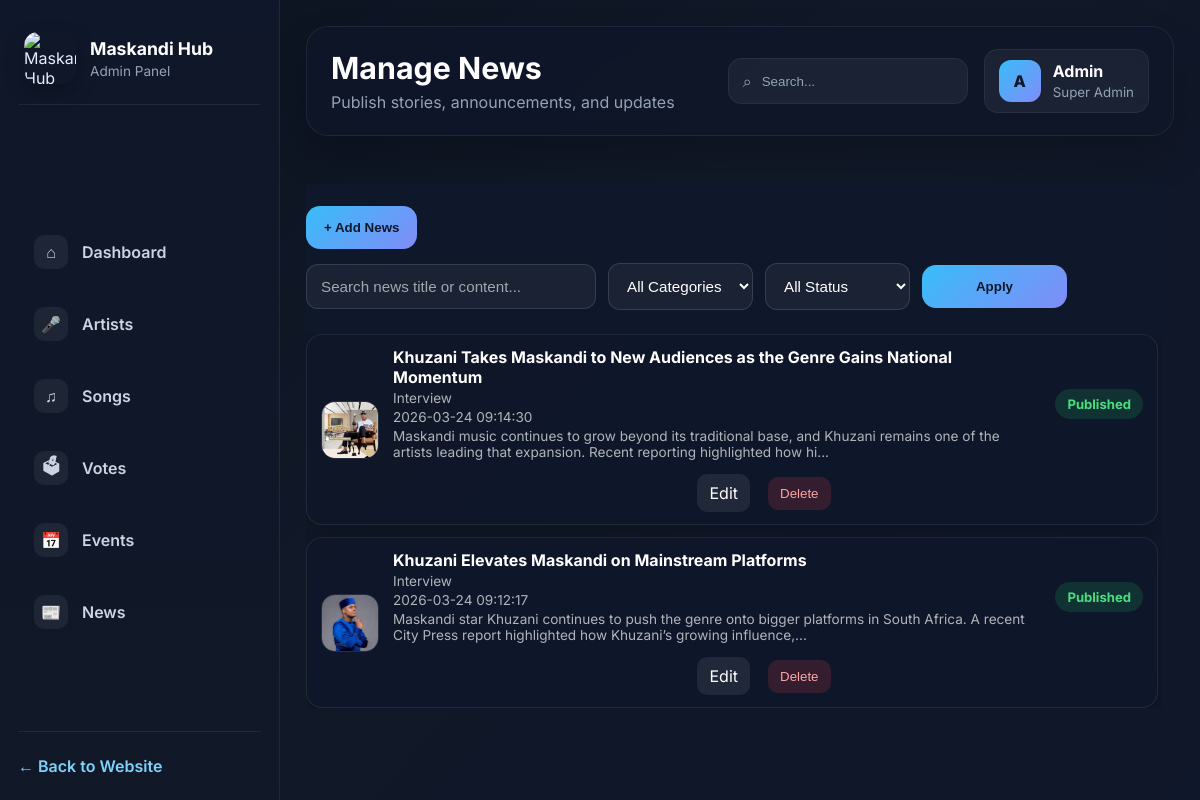
The page /admin/news (signed in) on the database as committed earlier.
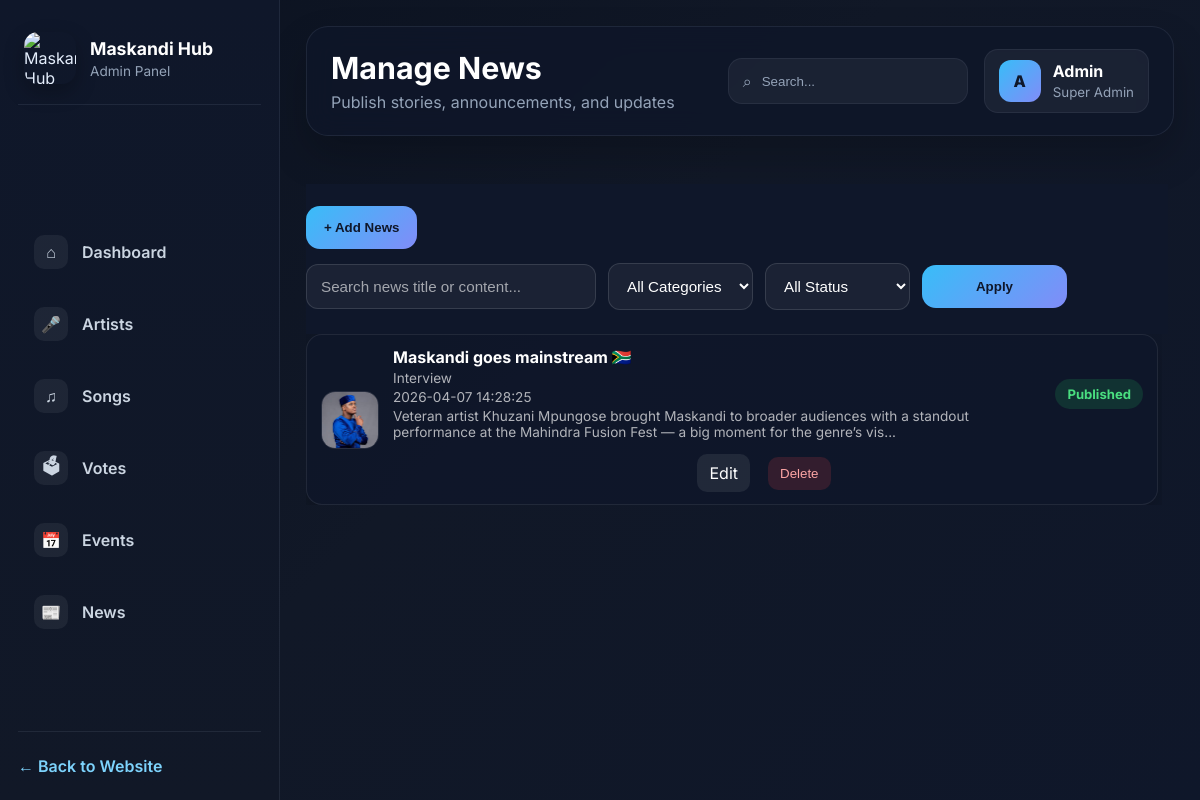
The same page on the database as committed later.
### tables this page shows
CREATE TABLE news (
                id INTEGER PRIMARY KEY AUTOINCREMENT,
                title TEXT NOT NULL,
                category TEXT NOT NULL,
                content TEXT NOT NULL,
                image TEXT,
                status TEXT NOT NULL DEFAULT 'Draft',
                created_at TIMESTAMP DEFAULT CURRENT_TIMESTAMP
            );

### app.py (the view)
@app.route("/admin/news")
def manage_news():
    if not admin_required():
        return redirect(url_for("login"))
    search = request.args.get("search", "").strip()
    status_filter = request.args.get("status", "").strip()
    category_filter = request.args.get("category", "").strip()
    query = "SELECT * FROM news WHERE 1=1"
    params = []
    if search:
        query += " AND (title LIKE ? OR content LIKE ?)"
        params.extend([f"%{search}%", f"%{search}%"])
    if status_filter:
        query += " AND status = ?"
        params.append(status_filter)
    if category_filter:
        query += " AND category = ?"
        params.append(category_filter)
    query += " ORDER BY created_at DESC, id DESC"
    conn = get_db_connection()
    try:
        cur = conn.cursor()
        cur.execute(query, params)
        news_items = cur.fetchall()
        cur.execute("SELECT DISTINCT category FROM news ORDER BY category ASC")
        categories = cur.fetchall()
    finally:
        cur.close()
        conn.close()
    return render_template(
        "admin/manage_news.html",
        news_items=news_items,
        categories=categories,
        search=search,
        status_filter=status_filter,
        category_filter=category_filter
    )

### app.py (called while the page is built)
def get_db_connection():
    import sqlite3
    db_path = DATABASE_URL.replace("sqlite:///", "")
    conn = sqlite3.connect(db_path)
    conn.row_factory = sqlite3.Row
    return conn

def admin_required():
    if not session.get("admin_logged_in"):
        flash("Please log in first")
        return False
    return True

### templates/admin/manage_news.html (shortened to what this page needs)
{% extends 'admin/admin_base.html' %}
{% block admin_page_title %}Manage News{% endblock %}
{% block admin_page_subtitle %}Publish stories, announcements, and updates{% endblock %}
{% block admin_content %}
<div class="news-page-layout">
    <div class="news-top-bar">
        <div class="admin-toolbar stacked-toolbar" style="margin-bottom:0;">
            <div class="toolbar-top-row">
                <button type="button" class="primary-admin-btn" onclick="openNewsModal()">+ Add News</button>
                <form method="GET" action="{{ url_for('manage_news') }}" class="artist-filter-form">
                    <input type="text" name="search" placeholder="Search news title or content..." value="{{ search }}">
                    <select name="category">
                        <option value="">All Categories</option>
                    </select>
                    <select name="status">
                        <option value="">All Status</option>
                    </select>
                    <button type="submit" class="primary-admin-btn">Apply</button>
                </form>
            </div>
        </div>
    </div>
    <div class="news-scroll-section">
        <div class="compact-artists-list">
            {% if news_items %}
                {% for item in news_items %}
                <div class="artist-list-item compact-item">
                    {% if item['image'] %}
                        <img src="{{ url_for('static', filename='uploads/news/' ~ item['image']) }}"
                             alt="{{ item['title'] }}"
                             class="artist-thumb">
                    {% else %}
                        <div class="artist-thumb artist-thumb-placeholder">No Image</div>
                    {% endif %}
                    <div class="artist-list-main compact-main">
                        <div class="artist-list-top compact-top">
                            <div class="artist-list-heading compact-heading">
                                <h3>{{ item['title'] }}</h3>
                                <p class="artist-style">{{ item['category'] }}</p>
                                <p class="artist-style">{{ item['created_at'] }}</p>
                                <p class="artist-style">
                                    {{ item['content'][:160] }}{% if item['content']|length > 160 %}...{% endif %}
                                </p>
                            </div>
                            <span class="table-badge {% if item['status'] == 'Published' %}active{% else %}pending{% endif %}">
                                {{ item['status'] }}
                            </span>
                        </div>
                        <div class="artist-card-actions compact-actions">
                            <a href="{{ url_for('edit_news', news_id=item['id']) }}" class="table-btn">Edit</a>
                            <form method="POST"
                                  action="{{ url_for('delete_news', news_id=item['id']) }}"
                                  onsubmit="return confirm('Delete this news item?');">
                                <button type="submit" class="table-btn danger">Delete</button>
                            </form>
                        </div>
                    </div>
                </div>
                {% endfor %}
            {% else %}
                <div class="admin-panel">
                    <p style="text-align:center;">No news found.</p>
                </div>
            {% endif %}
        </div>
    </div>
</div>
{% endblock %}

Rows that differ between the two databases and show on the page:
removed news: image (picture), title "Khuzani Takes Maskandi to New Audiences as the Genre Gains National Momentum", category "Interview", created_at "2026-03-24 09:14:30", content "Maskandi music continues to grow beyond its traditional base, and Khuzani remains one of the artists leading that expansion. Recent reporting highlighted how hi", status "Published"
removed news: image (picture), title "Khuzani Elevates Maskandi on Mainstream Platforms", category "Interview", created_at "2026-03-24 09:12:17", content "Maskandi star Khuzani continues to push the genre onto bigger platforms in South Africa. A recent City Press report highlighted how Khuzani’s growing influence,", status "Published"
added news: image (picture), title "Maskandi goes mainstream 🇿🇦", category "Interview", created_at "2026-04-07 14:28:25", content "Veteran artist Khuzani Mpungose brought Maskandi to broader audiences with a standout performance at the Mahindra Fusion Fest — a big moment for the genre’s vis", status "Published"
